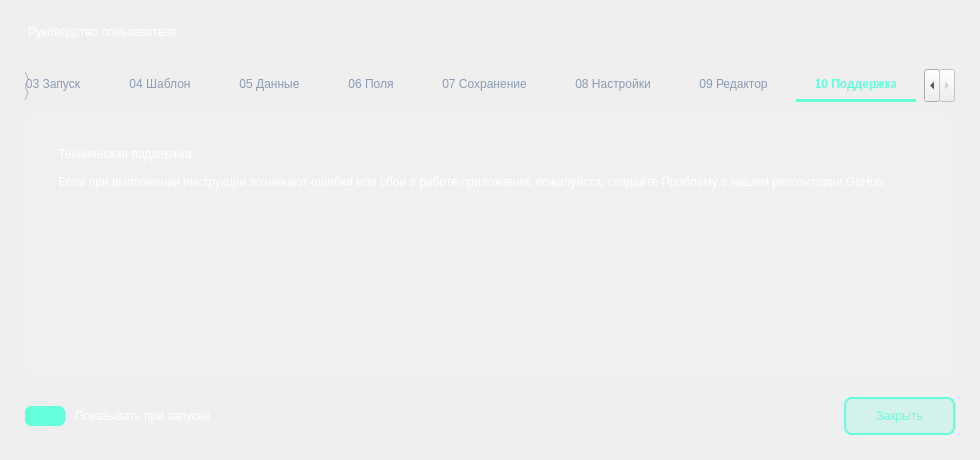
<?xml version="1.0" encoding="UTF-8"?>
<ui version="4.0">
 <class>Dialog</class>
 <widget class="QDialog" name="Dialog">
  <property name="geometry">
   <rect>
    <x>0</x>
    <y>0</y>
    <width>980</width>
    <height>460</height>
   </rect>
  </property>
  <property name="windowTitle">
   <string>Справка</string>
  </property>
  <property name="styleSheet">
   <string notr="true">
     QDialog {
         background: qlineargradient(x1:0, y1:0, x2:1, y2:1,
                                     stop:0 #0a1a2f,
                                     stop:1 #0d2b4a);
     }
   </string>
  </property>
  <layout class="QVBoxLayout" name="mainLayout">
   <property name="spacing">
    <number>20</number>
   </property>
   <property name="leftMargin">
    <number>25</number>
   </property>
   <property name="topMargin">
    <number>25</number>
   </property>
   <property name="rightMargin">
    <number>25</number>
   </property>
   <property name="bottomMargin">
    <number>25</number>
   </property>
   <item>
    <widget class="QLabel" name="titleLabel">
     <property name="styleSheet">
      <string notr="true">
        font: bold 20pt 'Yu Gothic UI';
        color: #ffffff;
        padding-bottom: 8px;
        border-bottom: 2px solid #64ffda;
      </string>
     </property>
     <property name="text">
      <string>Руководство пользователя</string>
     </property>
    </widget>
   </item>
   <item>
    <widget class="QTabWidget" name="tabWidget">
     <property name="styleSheet">
      <string notr="true">
        QTabWidget::pane {
            background: rgba(255,255,255,0.07);
            border: none;
            border-radius: 16px;
            margin-top: 12px;
            padding: 20px;
        }
        QTabBar::tab {
            background: transparent;
            color: #8a9bb5;
            font: 12pt 'Yu Gothic UI';
            padding: 8px 20px;
            margin-right: 8px;
            border: none;
            border-bottom: 3px solid transparent;
        }
        QTabBar::tab:selected {
            color: #64ffda;
            font-weight: bold;
            border-bottom: 3px solid #64ffda;
        }
        QTabBar::tab:hover {
            color: #b0c4de;
        }
      </string>
     </property>
     <property name="currentIndex">
      <number>9</number>
     </property>
     <widget class="QWidget" name="tab_intro">
      <attribute name="title">
       <string>01 Введение</string>
      </attribute>
      <layout class="QVBoxLayout" name="introLayout">
       <item>
        <widget class="QTextEdit" name="textIntro">
         <property name="styleSheet">
          <string notr="true">
            background: transparent;
            color: #ffffff;
            font: 14pt 'Yu Gothic UI';
            border: none;
          </string>
         </property>
         <property name="readOnly">
          <bool>true</bool>
         </property>
         <property name="html">
          <string>&lt;!DOCTYPE HTML PUBLIC &quot;-//W3C//DTD HTML 4.0//EN&quot; &quot;http://www.w3.org/TR/REC-html40/strict.dtd&quot;&gt;
&lt;html&gt;&lt;head&gt;&lt;meta name=&quot;qrichtext&quot; content=&quot;1&quot; /&gt;&lt;meta charset=&quot;utf-8&quot; /&gt;&lt;style type=&quot;text/css&quot;&gt;
p, li { white-space: pre-wrap; }
hr { height: 1px; border-width: 0; }
li.unchecked::marker { content: &quot;\2610&quot;; }
li.checked::marker { content: &quot;\2612&quot;; }
&lt;/style&gt;&lt;/head&gt;&lt;body style=&quot; font-family:'Yu Gothic UI'; font-size:14pt; font-weight:400; font-style:normal;&quot;&gt;
&lt;p style=&quot; margin-top:0px; margin-bottom:0px; margin-left:0px; margin-right:0px; -qt-block-indent:0; text-indent:0px;&quot;&gt;Аккредитации и другие бумаги для бизнесса&lt;/p&gt;
&lt;p style=&quot;-qt-paragraph-type:empty; margin-top:0px; margin-bottom:0px; margin-left:0px; margin-right:0px; -qt-block-indent:0; text-indent:0px;&quot;&gt;&lt;br /&gt;&lt;/p&gt;
&lt;p style=&quot; margin-top:0px; margin-bottom:0px; margin-left:0px; margin-right:0px; -qt-block-indent:0; text-indent:0px;&quot;&gt;Это руководство предназначено для быстрого понимания смысла программы. Внимательное следование инструкции позволит Вам создавать персонализированные документы в минимальные сроки.&lt;/p&gt;
&lt;p style=&quot; margin-top:0px; margin-bottom:0px; margin-left:0px; margin-right:0px; -qt-block-indent:0; text-indent:0px;&quot;&gt;Также вы сможете получить доступ к этому окну из кнопки : &amp;quot;О программе&amp;quot;.&lt;/p&gt;&lt;/body&gt;&lt;/html&gt;</string>
         </property>
         <property name="plainText">
          <string>Аккредитации и другие бумаги для бизнесса

Это руководство предназначено для быстрого понимания смысла программы. Внимательное следование инструкции позволит Вам создавать персонализированные документы в минимальные сроки.
Также вы сможете получить доступ к этому окну из кнопки : &quot;О программе&quot;.</string>
         </property>
        </widget>
       </item>
      </layout>
     </widget>
     <widget class="QWidget" name="tab_step1">
      <attribute name="title">
       <string>02 Подготовка</string>
      </attribute>
      <layout class="QVBoxLayout" name="step1Layout">
       <item>
        <widget class="QTextEdit" name="textStep1">
         <property name="styleSheet">
          <string notr="true">
            background: transparent;
            color: #ffffff;
            font: 14pt 'Yu Gothic UI';
            border: none;
          </string>
         </property>
         <property name="readOnly">
          <bool>true</bool>
         </property>
         <property name="html">
          <string>&lt;!DOCTYPE HTML PUBLIC &quot;-//W3C//DTD HTML 4.0//EN&quot; &quot;http://www.w3.org/TR/REC-html40/strict.dtd&quot;&gt;
&lt;html&gt;&lt;head&gt;&lt;meta name=&quot;qrichtext&quot; content=&quot;1&quot; /&gt;&lt;meta charset=&quot;utf-8&quot; /&gt;&lt;style type=&quot;text/css&quot;&gt;
p, li { white-space: pre-wrap; }
hr { height: 1px; border-width: 0; }
li.unchecked::marker { content: &quot;\2610&quot;; }
li.checked::marker { content: &quot;\2612&quot;; }
&lt;/style&gt;&lt;/head&gt;&lt;body style=&quot; font-family:'Yu Gothic UI'; font-size:14pt; font-weight:400; font-style:normal;&quot;&gt;
&lt;p style=&quot; margin-top:0px; margin-bottom:0px; margin-left:0px; margin-right:0px; -qt-block-indent:0; text-indent:0px;&quot;&gt;Подготовительный этап (Необходимые ресурсы)&lt;/p&gt;
&lt;p style=&quot;-qt-paragraph-type:empty; margin-top:0px; margin-bottom:0px; margin-left:0px; margin-right:0px; -qt-block-indent:0; text-indent:0px;&quot;&gt;&lt;br /&gt;&lt;/p&gt;
&lt;p style=&quot; margin-top:0px; margin-bottom:0px; margin-left:0px; margin-right:0px; -qt-block-indent:0; text-indent:0px;&quot;&gt;Для корректной работы утилиты убедитесь в наличии следующих файлов:&lt;/p&gt;
&lt;p style=&quot;-qt-paragraph-type:empty; margin-top:0px; margin-bottom:0px; margin-left:0px; margin-right:0px; -qt-block-indent:0; text-indent:0px;&quot;&gt;&lt;br /&gt;&lt;/p&gt;
&lt;p style=&quot; margin-top:0px; margin-bottom:0px; margin-left:0px; margin-right:0px; -qt-block-indent:0; text-indent:0px;&quot;&gt;    • Файл шаблона: графическое изображение макета сертификата/диплома (поддерживаемые форматы: JPEG, PNG и другие).&lt;/p&gt;
&lt;p style=&quot;-qt-paragraph-type:empty; margin-top:0px; margin-bottom:0px; margin-left:0px; margin-right:0px; -qt-block-indent:0; text-indent:0px;&quot;&gt;&lt;br /&gt;&lt;/p&gt;
&lt;p style=&quot; margin-top:0px; margin-bottom:0px; margin-left:0px; margin-right:0px; -qt-block-indent:0; text-indent:0px;&quot;&gt;    • Файл данных: документ листового формата (.xlsx, .xls, .ods и другие), содержащий базу данных получателей (ФИО, наименование курса, дата и т.д.).&lt;/p&gt;&lt;/body&gt;&lt;/html&gt;</string>
         </property>
         <property name="plainText">
          <string>Подготовительный этап (Необходимые ресурсы)

Для корректной работы утилиты убедитесь в наличии следующих файлов:

    • Файл шаблона: графическое изображение макета сертификата/диплома (поддерживаемые форматы: JPEG, PNG и другие).

    • Файл данных: документ листового формата (.xlsx, .xls, .ods и другие), содержащий базу данных получателей (ФИО, наименование курса, дата и т.д.).</string>
         </property>
        </widget>
       </item>
      </layout>
     </widget>
     <widget class="QWidget" name="tab_step2">
      <attribute name="title">
       <string>03 Запуск</string>
      </attribute>
      <layout class="QVBoxLayout" name="step2Layout">
       <item>
        <widget class="QTextEdit" name="textStep2">
         <property name="styleSheet">
          <string notr="true">
            background: transparent;
            color: #ffffff;
            font: 14pt 'Yu Gothic UI';
            border: none;
          </string>
         </property>
         <property name="readOnly">
          <bool>true</bool>
         </property>
         <property name="html">
          <string>&lt;!DOCTYPE HTML PUBLIC &quot;-//W3C//DTD HTML 4.0//EN&quot; &quot;http://www.w3.org/TR/REC-html40/strict.dtd&quot;&gt;
&lt;html&gt;&lt;head&gt;&lt;meta name=&quot;qrichtext&quot; content=&quot;1&quot; /&gt;&lt;meta charset=&quot;utf-8&quot; /&gt;&lt;style type=&quot;text/css&quot;&gt;
p, li { white-space: pre-wrap; }
hr { height: 1px; border-width: 0; }
li.unchecked::marker { content: &quot;\2610&quot;; }
li.checked::marker { content: &quot;\2612&quot;; }
&lt;/style&gt;&lt;/head&gt;&lt;body style=&quot; font-family:'Yu Gothic UI'; font-size:14pt; font-weight:400; font-style:normal;&quot;&gt;
&lt;p style=&quot; margin-top:0px; margin-bottom:0px; margin-left:0px; margin-right:0px; -qt-block-indent:0; text-indent:0px;&quot;&gt;Запуск программы&lt;/p&gt;
&lt;p style=&quot; margin-top:0px; margin-bottom:0px; margin-left:0px; margin-right:0px; -qt-block-indent:0; text-indent:0px;&quot;&gt;Откройте исполняемый файл приложения.&lt;/p&gt;&lt;/body&gt;&lt;/html&gt;</string>
         </property>
         <property name="plainText">
          <string>Запуск программы
Откройте исполняемый файл приложения.</string>
         </property>
        </widget>
       </item>
      </layout>
     </widget>
     <widget class="QWidget" name="tab_step3">
      <attribute name="title">
       <string>04 Шаблон</string>
      </attribute>
      <layout class="QVBoxLayout" name="step3Layout">
       <item>
        <widget class="QTextEdit" name="textStep3">
         <property name="styleSheet">
          <string notr="true">
            background: transparent;
            color: #ffffff;
            font: 14pt 'Yu Gothic UI';
            border: none;
          </string>
         </property>
         <property name="readOnly">
          <bool>true</bool>
         </property>
         <property name="html">
          <string>&lt;!DOCTYPE HTML PUBLIC &quot;-//W3C//DTD HTML 4.0//EN&quot; &quot;http://www.w3.org/TR/REC-html40/strict.dtd&quot;&gt;
&lt;html&gt;&lt;head&gt;&lt;meta name=&quot;qrichtext&quot; content=&quot;1&quot; /&gt;&lt;meta charset=&quot;utf-8&quot; /&gt;&lt;style type=&quot;text/css&quot;&gt;
p, li { white-space: pre-wrap; }
hr { height: 1px; border-width: 0; }
li.unchecked::marker { content: &quot;\2610&quot;; }
li.checked::marker { content: &quot;\2612&quot;; }
&lt;/style&gt;&lt;/head&gt;&lt;body style=&quot; font-family:'Yu Gothic UI'; font-size:14pt; font-weight:400; font-style:normal;&quot;&gt;
&lt;p style=&quot; margin-top:0px; margin-bottom:0px; margin-left:0px; margin-right:0px; -qt-block-indent:0; text-indent:0px;&quot;&gt;Загрузка шаблона&lt;/p&gt;
&lt;p style=&quot; margin-top:0px; margin-bottom:0px; margin-left:0px; margin-right:0px; -qt-block-indent:0; text-indent:0px;&quot;&gt;В главном меню нажмите кнопку «Добавить изображение». В открывшемся окне проводника укажите путь к Вашему файлу-шаблону. Изображение отобразится в рабочей области программы.&lt;/p&gt;&lt;/body&gt;&lt;/html&gt;</string>
         </property>
         <property name="plainText">
          <string>Загрузка шаблона
В главном меню нажмите кнопку «Добавить изображение». В открывшемся окне проводника укажите путь к Вашему файлу-шаблону. Изображение отобразится в рабочей области программы.</string>
         </property>
        </widget>
       </item>
      </layout>
     </widget>
     <widget class="QWidget" name="tab_step4">
      <attribute name="title">
       <string>05 Данные</string>
      </attribute>
      <layout class="QVBoxLayout" name="step4Layout">
       <item>
        <widget class="QTextEdit" name="textStep4">
         <property name="styleSheet">
          <string notr="true">
            background: transparent;
            color: #ffffff;
            font: 14pt 'Yu Gothic UI';
            border: none;
          </string>
         </property>
         <property name="readOnly">
          <bool>true</bool>
         </property>
         <property name="html">
          <string>&lt;!DOCTYPE HTML PUBLIC &quot;-//W3C//DTD HTML 4.0//EN&quot; &quot;http://www.w3.org/TR/REC-html40/strict.dtd&quot;&gt;
&lt;html&gt;&lt;head&gt;&lt;meta name=&quot;qrichtext&quot; content=&quot;1&quot; /&gt;&lt;meta charset=&quot;utf-8&quot; /&gt;&lt;style type=&quot;text/css&quot;&gt;
p, li { white-space: pre-wrap; }
hr { height: 1px; border-width: 0; }
li.unchecked::marker { content: &quot;\2610&quot;; }
li.checked::marker { content: &quot;\2612&quot;; }
&lt;/style&gt;&lt;/head&gt;&lt;body style=&quot; font-family:'Yu Gothic UI'; font-size:14pt; font-weight:400; font-style:normal;&quot;&gt;
&lt;p style=&quot; margin-top:0px; margin-bottom:0px; margin-left:0px; margin-right:0px; -qt-block-indent:0; text-indent:0px;&quot;&gt;Подключение базы данных&lt;/p&gt;
&lt;p style=&quot; margin-top:0px; margin-bottom:0px; margin-left:0px; margin-right:0px; -qt-block-indent:0; text-indent:0px;&quot;&gt;Нажмите на кнопку «Выбрать Excel файл» и загрузите подготовленный документ с данными. Система автоматически считает заголовки столбцов.&lt;/p&gt;&lt;/body&gt;&lt;/html&gt;</string>
         </property>
         <property name="plainText">
          <string>Подключение базы данных
Нажмите на кнопку «Выбрать Excel файл» и загрузите подготовленный документ с данными. Система автоматически считает заголовки столбцов.</string>
         </property>
        </widget>
       </item>
      </layout>
     </widget>
     <widget class="QWidget" name="tab_step5">
      <attribute name="title">
       <string>06 Поля</string>
      </attribute>
      <layout class="QVBoxLayout" name="step5Layout">
       <item>
        <widget class="QTextEdit" name="textStep5">
         <property name="styleSheet">
          <string notr="true">
            background: transparent;
            color: #ffffff;
            font: 14pt 'Yu Gothic UI';
            border: none;
          </string>
         </property>
         <property name="readOnly">
          <bool>true</bool>
         </property>
         <property name="html">
          <string>&lt;!DOCTYPE HTML PUBLIC &quot;-//W3C//DTD HTML 4.0//EN&quot; &quot;http://www.w3.org/TR/REC-html40/strict.dtd&quot;&gt;
&lt;html&gt;&lt;head&gt;&lt;meta name=&quot;qrichtext&quot; content=&quot;1&quot; /&gt;&lt;meta charset=&quot;utf-8&quot; /&gt;&lt;style type=&quot;text/css&quot;&gt;
p, li { white-space: pre-wrap; }
hr { height: 1px; border-width: 0; }
li.unchecked::marker { content: &quot;\2610&quot;; }
li.checked::marker { content: &quot;\2612&quot;; }
&lt;/style&gt;&lt;/head&gt;&lt;body style=&quot; font-family:'Yu Gothic UI'; font-size:14pt; font-weight:400; font-style:normal;&quot;&gt;
&lt;p style=&quot; margin-top:0px; margin-bottom:0px; margin-left:0px; margin-right:0px; -qt-block-indent:0; text-indent:0px;&quot;&gt;Размещение переменных полей&lt;/p&gt;
&lt;p style=&quot; margin-top:0px; margin-bottom:0px; margin-left:0px; margin-right:0px; -qt-block-indent:0; text-indent:0px;&quot;&gt;В правой части интерфейса расположен блок «Поля для добавления». Данный блок содержит список столбцов Вашей Excel-таблицы.&lt;/p&gt;
&lt;p style=&quot;-qt-paragraph-type:empty; margin-top:0px; margin-bottom:0px; margin-left:0px; margin-right:0px; -qt-block-indent:0; text-indent:0px;&quot;&gt;&lt;br /&gt;&lt;/p&gt;
&lt;p style=&quot; margin-top:0px; margin-bottom:0px; margin-left:0px; margin-right:0px; -qt-block-indent:0; text-indent:0px;&quot;&gt;    • Выберите необходимое поле (например, «ФИО»).&lt;/p&gt;
&lt;p style=&quot; margin-top:0px; margin-bottom:0px; margin-left:0px; margin-right:0px; -qt-block-indent:0; text-indent:0px;&quot;&gt;    • Кликните левой кнопкой мыши в ту область изображения, куда требуется вставить данное значение.&lt;/p&gt;
&lt;p style=&quot; margin-top:0px; margin-bottom:0px; margin-left:0px; margin-right:0px; -qt-block-indent:0; text-indent:0px;&quot;&gt;    • На месте клика появится маркер будущего текста. Повторите операцию для всех полей (дата, название мероприятия и т.д.).&lt;/p&gt;&lt;/body&gt;&lt;/html&gt;</string>
         </property>
         <property name="plainText">
          <string>Размещение переменных полей
В правой части интерфейса расположен блок «Поля для добавления». Данный блок содержит список столбцов Вашей Excel-таблицы.

    • Выберите необходимое поле (например, «ФИО»).
    • Кликните левой кнопкой мыши в ту область изображения, куда требуется вставить данное значение.
    • На месте клика появится маркер будущего текста. Повторите операцию для всех полей (дата, название мероприятия и т.д.).</string>
         </property>
        </widget>
       </item>
      </layout>
     </widget>
     <widget class="QWidget" name="tab_step6">
      <attribute name="title">
       <string>07 Сохранение</string>
      </attribute>
      <layout class="QVBoxLayout" name="step6Layout">
       <item>
        <widget class="QTextEdit" name="textStep6">
         <property name="styleSheet">
          <string notr="true">
            background: transparent;
            color: #ffffff;
            font: 14pt 'Yu Gothic UI';
            border: none;
          </string>
         </property>
         <property name="readOnly">
          <bool>true</bool>
         </property>
         <property name="html">
          <string>&lt;!DOCTYPE HTML PUBLIC &quot;-//W3C//DTD HTML 4.0//EN&quot; &quot;http://www.w3.org/TR/REC-html40/strict.dtd&quot;&gt;
&lt;html&gt;&lt;head&gt;&lt;meta name=&quot;qrichtext&quot; content=&quot;1&quot; /&gt;&lt;meta charset=&quot;utf-8&quot; /&gt;&lt;style type=&quot;text/css&quot;&gt;
p, li { white-space: pre-wrap; }
hr { height: 1px; border-width: 0; }
li.unchecked::marker { content: &quot;\2610&quot;; }
li.checked::marker { content: &quot;\2612&quot;; }
&lt;/style&gt;&lt;/head&gt;&lt;body style=&quot; font-family:'Yu Gothic UI'; font-size:14pt; font-weight:400; font-style:normal;&quot;&gt;
&lt;p style=&quot; margin-top:0px; margin-bottom:0px; margin-left:0px; margin-right:0px; -qt-block-indent:0; text-indent:0px;&quot;&gt;Сохранение результата&lt;/p&gt;
&lt;p style=&quot; margin-top:0px; margin-bottom:0px; margin-left:0px; margin-right:0px; -qt-block-indent:0; text-indent:0px;&quot;&gt;По окончании верстки нажмите кнопку «Сохранить изображения».&lt;/p&gt;
&lt;p style=&quot;-qt-paragraph-type:empty; margin-top:0px; margin-bottom:0px; margin-left:0px; margin-right:0px; -qt-block-indent:0; text-indent:0px;&quot;&gt;&lt;br /&gt;&lt;/p&gt;
&lt;p style=&quot; margin-top:0px; margin-bottom:0px; margin-left:0px; margin-right:0px; -qt-block-indent:0; text-indent:0px;&quot;&gt;    • В появившемся окне укажите целевую папку для сохранения готовых файлов.&lt;/p&gt;
&lt;p style=&quot; margin-top:0px; margin-bottom:0px; margin-left:0px; margin-right:0px; -qt-block-indent:0; text-indent:0px;&quot;&gt;    • В указанном Вами расположении программа автоматически создаст папку с именем формата Output-ДД-ММ-ГГ ЧЧММСС, в которую будут помещены все сгенерированные сертификаты.&lt;/p&gt;&lt;/body&gt;&lt;/html&gt;</string>
         </property>
         <property name="plainText">
          <string>Сохранение результата
По окончании верстки нажмите кнопку «Сохранить изображения».

    • В появившемся окне укажите целевую папку для сохранения готовых файлов.
    • В указанном Вами расположении программа автоматически создаст папку с именем формата Output-ДД-ММ-ГГ ЧЧММСС, в которую будут помещены все сгенерированные сертификаты.</string>
         </property>
        </widget>
       </item>
      </layout>
     </widget>
     <widget class="QWidget" name="tab_settings">
      <attribute name="title">
       <string>08 Настройки</string>
      </attribute>
      <layout class="QVBoxLayout" name="settingsLayout">
       <item>
        <widget class="QTextEdit" name="textSettings">
         <property name="styleSheet">
          <string notr="true">
            background: transparent;
            color: #ffffff;
            font: 14pt 'Yu Gothic UI';
            border: none;
          </string>
         </property>
         <property name="readOnly">
          <bool>true</bool>
         </property>
         <property name="html">
          <string>&lt;!DOCTYPE HTML PUBLIC &quot;-//W3C//DTD HTML 4.0//EN&quot; &quot;http://www.w3.org/TR/REC-html40/strict.dtd&quot;&gt;
&lt;html&gt;&lt;head&gt;&lt;meta name=&quot;qrichtext&quot; content=&quot;1&quot; /&gt;&lt;meta charset=&quot;utf-8&quot; /&gt;&lt;style type=&quot;text/css&quot;&gt;
p, li { white-space: pre-wrap; }
hr { height: 1px; border-width: 0; }
li.unchecked::marker { content: &quot;\2610&quot;; }
li.checked::marker { content: &quot;\2612&quot;; }
&lt;/style&gt;&lt;/head&gt;&lt;body style=&quot; font-family:'Yu Gothic UI'; font-size:14pt; font-weight:400; font-style:normal;&quot;&gt;
&lt;p style=&quot; margin-top:0px; margin-bottom:0px; margin-left:0px; margin-right:0px; -qt-block-indent:0; text-indent:0px;&quot;&gt;Дополнительные настройки (Функция «Настроить...»)&lt;/p&gt;
&lt;p style=&quot;-qt-paragraph-type:empty; margin-top:0px; margin-bottom:0px; margin-left:0px; margin-right:0px; -qt-block-indent:0; text-indent:0px;&quot;&gt;&lt;br /&gt;&lt;/p&gt;
&lt;p style=&quot; margin-top:0px; margin-bottom:0px; margin-left:0px; margin-right:0px; -qt-block-indent:0; text-indent:0px;&quot;&gt;Для приведения текста в соответствие с корпоративным стилем или личными предпочтениями используйте кнопку «Настроить...».&lt;/p&gt;
&lt;p style=&quot;-qt-paragraph-type:empty; margin-top:0px; margin-bottom:0px; margin-left:0px; margin-right:0px; -qt-block-indent:0; text-indent:0px;&quot;&gt;&lt;br /&gt;&lt;/p&gt;
&lt;p style=&quot; margin-top:0px; margin-bottom:0px; margin-left:0px; margin-right:0px; -qt-block-indent:0; text-indent:0px;&quot;&gt;Данный раздел позволяет:&lt;/p&gt;
&lt;p style=&quot; margin-top:0px; margin-bottom:0px; margin-left:0px; margin-right:0px; -qt-block-indent:0; text-indent:0px;&quot;&gt;    • Изменять центрирование текста;&lt;/p&gt;
&lt;p style=&quot; margin-top:0px; margin-bottom:0px; margin-left:0px; margin-right:0px; -qt-block-indent:0; text-indent:0px;&quot;&gt;    • Регулировать кегль шрифта (размер);&lt;/p&gt;
&lt;p style=&quot; margin-top:0px; margin-bottom:0px; margin-left:0px; margin-right:0px; -qt-block-indent:0; text-indent:0px;&quot;&gt;    • Выбирать цветовую палитру текста.&lt;/p&gt;&lt;/body&gt;&lt;/html&gt;</string>
         </property>
         <property name="plainText">
          <string>Дополнительные настройки (Функция «Настроить...»)

Для приведения текста в соответствие с корпоративным стилем или личными предпочтениями используйте кнопку «Настроить...».

Данный раздел позволяет:
    • Изменять центрирование текста;
    • Регулировать кегль шрифта (размер);
    • Выбирать цветовую палитру текста.</string>
         </property>
        </widget>
       </item>
      </layout>
     </widget>
     <widget class="QWidget" name="tab_data">
      <attribute name="title">
       <string>09 Редактор</string>
      </attribute>
      <layout class="QVBoxLayout" name="dataLayout">
       <item>
        <widget class="QTextEdit" name="textData">
         <property name="styleSheet">
          <string notr="true">
            background: transparent;
            color: #ffffff;
            font: 14pt 'Yu Gothic UI';
            border: none;
          </string>
         </property>
         <property name="readOnly">
          <bool>true</bool>
         </property>
         <property name="html">
          <string>&lt;!DOCTYPE HTML PUBLIC &quot;-//W3C//DTD HTML 4.0//EN&quot; &quot;http://www.w3.org/TR/REC-html40/strict.dtd&quot;&gt;
&lt;html&gt;&lt;head&gt;&lt;meta name=&quot;qrichtext&quot; content=&quot;1&quot; /&gt;&lt;meta charset=&quot;utf-8&quot; /&gt;&lt;style type=&quot;text/css&quot;&gt;
p, li { white-space: pre-wrap; }
hr { height: 1px; border-width: 0; }
li.unchecked::marker { content: &quot;\2610&quot;; }
li.checked::marker { content: &quot;\2612&quot;; }
&lt;/style&gt;&lt;/head&gt;&lt;body style=&quot; font-family:'Yu Gothic UI'; font-size:14pt; font-weight:400; font-style:normal;&quot;&gt;
&lt;p style=&quot; margin-top:0px; margin-bottom:0px; margin-left:0px; margin-right:0px; -qt-block-indent:0; text-indent:0px;&quot;&gt;Работа с данными и исправление ошибок&lt;/p&gt;
&lt;p style=&quot;-qt-paragraph-type:empty; margin-top:0px; margin-bottom:0px; margin-left:0px; margin-right:0px; -qt-block-indent:0; text-indent:0px;&quot;&gt;&lt;br /&gt;&lt;/p&gt;
&lt;p style=&quot; margin-top:0px; margin-bottom:0px; margin-left:0px; margin-right:0px; -qt-block-indent:0; text-indent:0px;&quot;&gt;В случае обнаружения некорректных данных (опечатки, орфографические ошибки) в загруженном Excel-файле, не требуется закрывать программу и открывать документ отдельно.&lt;/p&gt;
&lt;p style=&quot;-qt-paragraph-type:empty; margin-top:0px; margin-bottom:0px; margin-left:0px; margin-right:0px; -qt-block-indent:0; text-indent:0px;&quot;&gt;&lt;br /&gt;&lt;/p&gt;
&lt;p style=&quot; margin-top:0px; margin-bottom:0px; margin-left:0px; margin-right:0px; -qt-block-indent:0; text-indent:0px;&quot;&gt;    • Нажмите кнопку «Открыть окно с таблицей».&lt;/p&gt;
&lt;p style=&quot; margin-top:0px; margin-bottom:0px; margin-left:0px; margin-right:0px; -qt-block-indent:0; text-indent:0px;&quot;&gt;    • На экране отобразится встроенный редактор данных.&lt;/p&gt;
&lt;p style=&quot; margin-top:0px; margin-bottom:0px; margin-left:0px; margin-right:0px; -qt-block-indent:0; text-indent:0px;&quot;&gt;    • Внесите необходимые исправления непосредственно в интерфейсе программы.&lt;/p&gt;&lt;/body&gt;&lt;/html&gt;</string>
         </property>
         <property name="plainText">
          <string>Работа с данными и исправление ошибок

В случае обнаружения некорректных данных (опечатки, орфографические ошибки) в загруженном Excel-файле, не требуется закрывать программу и открывать документ отдельно.

    • Нажмите кнопку «Открыть окно с таблицей».
    • На экране отобразится встроенный редактор данных.
    • Внесите необходимые исправления непосредственно в интерфейсе программы.</string>
         </property>
        </widget>
       </item>
      </layout>
     </widget>
     <widget class="QWidget" name="tab_support">
      <attribute name="title">
       <string>10 Поддержка</string>
      </attribute>
      <layout class="QVBoxLayout" name="supportLayout">
       <item>
        <widget class="QTextEdit" name="textSupport">
         <property name="styleSheet">
          <string notr="true">
            background: transparent;
            color: #ffffff;
            font: 14pt 'Yu Gothic UI';
            border: none;
          </string>
         </property>
         <property name="readOnly">
          <bool>true</bool>
         </property>
         <property name="html">
          <string>&lt;!DOCTYPE HTML PUBLIC &quot;-//W3C//DTD HTML 4.0//EN&quot; &quot;http://www.w3.org/TR/REC-html40/strict.dtd&quot;&gt;
&lt;html&gt;&lt;head&gt;&lt;meta name=&quot;qrichtext&quot; content=&quot;1&quot; /&gt;&lt;meta charset=&quot;utf-8&quot; /&gt;&lt;style type=&quot;text/css&quot;&gt;
p, li { white-space: pre-wrap; }
hr { height: 1px; border-width: 0; }
li.unchecked::marker { content: &quot;\2610&quot;; }
li.checked::marker { content: &quot;\2612&quot;; }
&lt;/style&gt;&lt;/head&gt;&lt;body style=&quot; font-family:'Yu Gothic UI'; font-size:14pt; font-weight:400; font-style:normal;&quot;&gt;
&lt;p style=&quot; margin-top:0px; margin-bottom:0px; margin-left:0px; margin-right:0px; -qt-block-indent:0; text-indent:0px;&quot;&gt;Техническая поддержка&lt;/p&gt;
&lt;p style=&quot;-qt-paragraph-type:empty; margin-top:0px; margin-bottom:0px; margin-left:0px; margin-right:0px; -qt-block-indent:0; text-indent:0px;&quot;&gt;&lt;br /&gt;&lt;/p&gt;
&lt;p style=&quot; margin-top:0px; margin-bottom:0px; margin-left:0px; margin-right:0px; -qt-block-indent:0; text-indent:0px;&quot;&gt;Если при выполнении инструкции возникают ошибки или сбои в работе приложения, пожалуйста, создайте Проблему в нашем &lt;a href=&quot;https://github.com/CyberBro9/aobp&quot;&gt;&lt;span style=&quot; text-decoration: underline; color:#004275;&quot;&gt;репозитории GitHub&lt;/span&gt;&lt;/a&gt;.&lt;/p&gt;&lt;/body&gt;&lt;/html&gt;</string>
         </property>
         <property name="plainText">
          <string>Техническая поддержка

Если при выполнении инструкции возникают ошибки или сбои в работе приложения, пожалуйста, создайте Проблему в нашем репозитории GitHub.</string>
         </property>
        </widget>
       </item>
      </layout>
     </widget>
    </widget>
   </item>
   <item>
    <layout class="QHBoxLayout" name="bottomLayout">
     <item>
      <widget class="QCheckBox" name="checkBox">
       <property name="styleSheet">
        <string notr="true">
          QCheckBox {
              color: #ffffff;
              font: 12pt 'Yu Gothic UI';
              spacing: 10px;
          }
          QCheckBox::indicator {
              width: 40px;
              height: 20px;
              border-radius: 6px;
              background-color: #4f5b6b;
          }
          QCheckBox::indicator:checked {
              background-color: #64ffda;
          }
          QCheckBox::indicator:unchecked:hover {
              background-color: #5f6b7b;
          }
        </string>
       </property>
       <property name="text">
        <string>Показывать при запуске</string>
       </property>
       <property name="checked">
        <bool>true</bool>
       </property>
      </widget>
     </item>
     <item>
      <spacer name="horizontalSpacer">
       <property name="orientation">
        <enum>Qt::Orientation::Horizontal</enum>
       </property>
       <property name="sizeHint" stdset="0">
        <size>
         <width>40</width>
         <height>20</height>
        </size>
       </property>
      </spacer>
     </item>
     <item>
      <widget class="QPushButton" name="closeButton">
       <property name="styleSheet">
        <string notr="true">
          QPushButton {
              background: rgba(100,255,218,0.2);
              border: 2px solid #64ffda;
              border-radius: 8px;
              padding: 10px 30px;
              font: bold 12pt 'Yu Gothic UI';
              color: #64ffda;
          }
          QPushButton:hover {
              background: rgba(100,255,218,0.3);
          }
          QPushButton:pressed {
              background: rgba(100,255,218,0.5);
          }
        </string>
       </property>
       <property name="text">
        <string>Закрыть</string>
       </property>
      </widget>
     </item>
    </layout>
   </item>
  </layout>
 </widget>
 <resources/>
 <connections>
  <connection>
   <sender>closeButton</sender>
   <signal>clicked()</signal>
   <receiver>Dialog</receiver>
   <slot>accept()</slot>
   <hints>
    <hint type="sourcelabel">
     <x>851</x>
     <y>427</y>
    </hint>
    <hint type="destinationlabel">
     <x>489</x>
     <y>229</y>
    </hint>
   </hints>
  </connection>
 </connections>
</ui>
